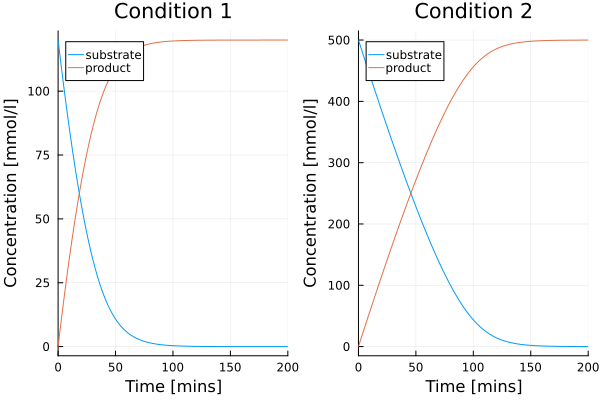

Write Julia code to recreate this figure.
using Pkg
Pkg.develop(path=joinpath(@__DIR__, ".."))

using EnzymeML
using DifferentialEquations
using Plots

json_string = read("./test.json", String)

# Parse JSON into a mutable struct
enzmldoc = JSON3.read(json_string, EnzymeMLDocument)

# Create the ODE system directly from the document
sys, vars, params = @system(enzmldoc)

# Extract the initial conditions for each measurement
u0s = extract_measurements(enzmldoc, vars)
p = extract_parameters(enzmldoc, params)

# Define the time span
tspan = (0.0, 200.0)

# Create the base ODEProblem
prob = ODEProblem(sys, first(u0s), tspan, p)

# Formulate a prob_func for usage in an EnsembleProblem
prob_func = @prob_func(prob, u0s)

# Create an EnsembleProblem
ensemble_prob = EnsembleProblem(prob, prob_func=prob_func)

# Solve the EnsembleProblem
ensemble_sol = solve(ensemble_prob, Tsit5(), EnsembleThreads(), trajectories=length(u0s))

# Plot the results
p1 = plot(ensemble_sol[1], idxs=[vars["substrate"], vars["product"]],
    title="Condition 1", xlabel="Time [mins]", ylabel="Concentration [mmol/l]")
p2 = plot(ensemble_sol[2], idxs=[vars["substrate"], vars["product"]],
    title="Condition 2", xlabel="Time [mins]", ylabel="Concentration [mmol/l]")

plot(p1, p2, layout=(1, 2))

# Save the plot
savefig("basic.png")